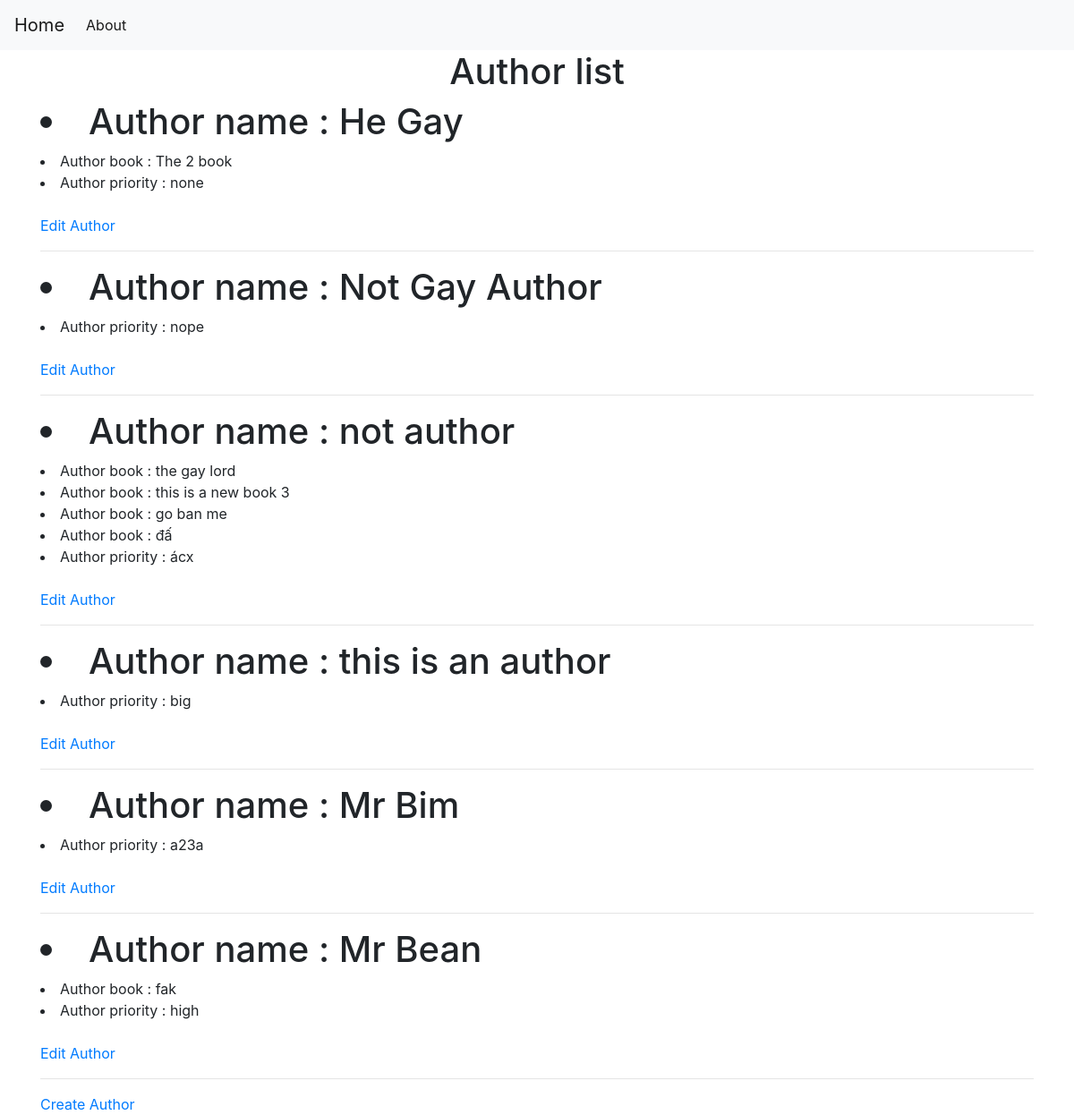
Page /author on the earlier database version.
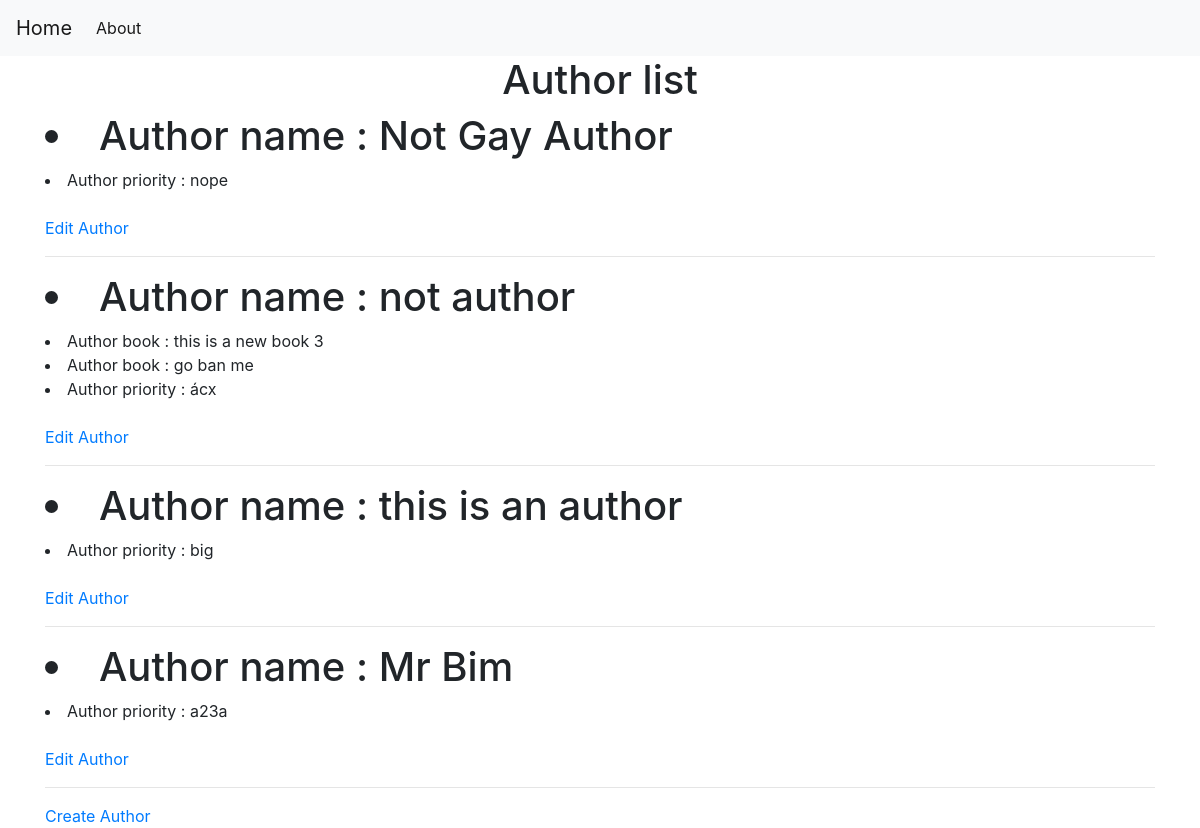
Same page on the later database version.
### tables this page shows
CREATE TABLE author (
    authorid INTEGER PRIMARY KEY ,
    name TEXT NOT NULL,
    priority TEXT NOT NULL
);

CREATE TABLE book (
    bookid INTEGER PRIMARY KEY ,
    title TEXT NOT NULL,
    authorid INTEGER,
    FOREIGN KEY(authorid) REFERENCES author(authorid)
);

### app.py (the view)
@app.route('/author')
def showauthor():
    conn = get_db_connection()
    authors = conn.execute('SELECT * FROM author').fetchall()
    books = conn.execute('SELECT * FROM book').fetchall()
    conn.close()
    return render_template('show_author.html', authors=authors,books=books)

### app.py (called while the page is built)
def get_db_connection():
    conn = sqlite3.connect('database.db')
    conn.row_factory = sqlite3.Row
    return conn

### templates/show_author.html (shortened to what this page needs)
{% extends 'base.html' %}
{% block content %}
    <h1>{% block title %} <center> Author list </center> {% endblock %}</h1>
    {% for author in authors %}
            <h1><li>Author name : {{ author.name }}</li></h1>
            {% for book in books %}
                {% if book.authorid == author.authorid %}
                    <li>Author book : {{ book.title }}</li>
                {% endif%}
            {% endfor %}
            <li>Author priority : {{ author.priority }}</li>
            <br>
            <a href="{{ url_for('editauthor',id= author.authorid) }}">Edit Author</a>
        <hr>
    {% endfor %}
    <a href="{{ url_for('createauthor')}}">Create Author</a>
{% endblock %}

Differences in the rows shown:
removed author: name "He Gay", priority "none"
removed book: title "The 2 book", shown under "He Gay"
removed book: title "the gay lord", shown under author "not author"
removed book: title "đấ", shown under author "not author"
removed author: name "Mr Bean", priority "high"
no longer on this page (row unchanged): book: title "fak", shown under "Mr Bean"
